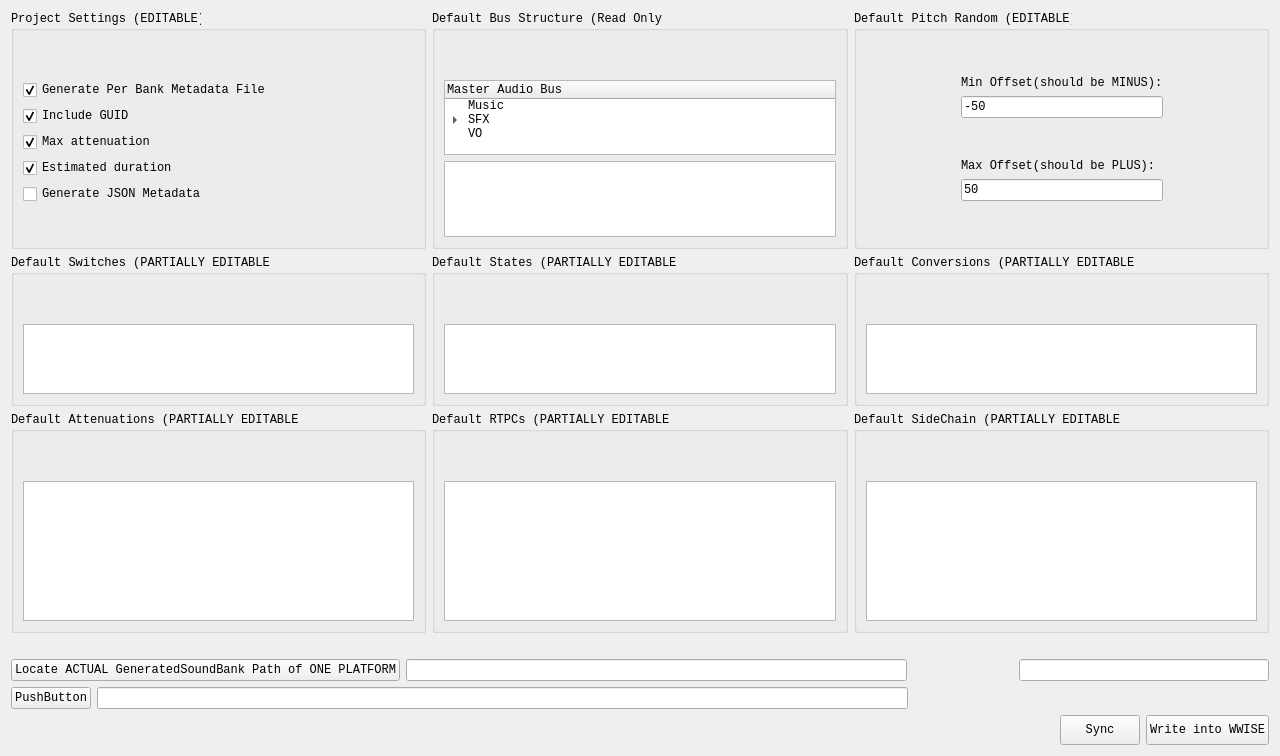
<?xml version="1.0" encoding="UTF-8"?>
<ui version="4.0">
 <class>Form</class>
 <widget class="QWidget" name="Form">
  <property name="geometry">
   <rect>
    <x>0</x>
    <y>0</y>
    <width>1280</width>
    <height>756</height>
   </rect>
  </property>
  <property name="font">
   <font>
    <family>Courier New</family>
   </font>
  </property>
  <property name="windowTitle">
   <string>Initiate Session</string>
  </property>
  <layout class="QVBoxLayout" name="verticalLayout_4">
   <item>
    <layout class="QGridLayout" name="gridLayout">
     <item row="3" column="1">
      <widget class="QGroupBox" name="groupBox_RTPC">
       <property name="title">
        <string>Default RTPCs (PARTIALLY EDITABLE)</string>
       </property>
       <layout class="QVBoxLayout" name="verticalLayout_13">
        <item>
         <widget class="QLabel" name="label_RTPC_Read">
          <property name="text">
           <string/>
          </property>
         </widget>
        </item>
        <item>
         <widget class="QLabel" name="label_RTPC_Write">
          <property name="text">
           <string/>
          </property>
         </widget>
        </item>
        <item>
         <layout class="QVBoxLayout" name="verticalLayout_7">
          <item>
           <widget class="QTableWidget" name="tableWidget_RTPC">
            <property name="minimumSize">
             <size>
              <width>0</width>
              <height>140</height>
             </size>
            </property>
            <property name="font">
             <font>
              <family>Courier New</family>
              <pointsize>8</pointsize>
             </font>
            </property>
            <attribute name="horizontalHeaderCascadingSectionResizes">
             <bool>true</bool>
            </attribute>
            <attribute name="horizontalHeaderStretchLastSection">
             <bool>false</bool>
            </attribute>
            <attribute name="verticalHeaderMinimumSectionSize">
             <number>12</number>
            </attribute>
            <attribute name="verticalHeaderDefaultSectionSize">
             <number>17</number>
            </attribute>
           </widget>
          </item>
         </layout>
        </item>
       </layout>
      </widget>
     </item>
     <item row="0" column="0">
      <widget class="QGroupBox" name="groupBox_ProjectSettings">
       <property name="title">
        <string>Project Settings (EDITABLE)</string>
       </property>
       <layout class="QVBoxLayout" name="verticalLayout">
        <item>
         <widget class="QLabel" name="label_ProjectSettings_Read">
          <property name="text">
           <string/>
          </property>
         </widget>
        </item>
        <item>
         <widget class="QLabel" name="label_ProjectSettings_Write">
          <property name="text">
           <string/>
          </property>
         </widget>
        </item>
        <item>
         <layout class="QVBoxLayout" name="verticalLayout_17">
          <item>
           <widget class="QCheckBox" name="checkbox_GenerateMultipleBanks">
            <property name="text">
             <string>Generate Per Bank Metadata File</string>
            </property>
            <property name="checked">
             <bool>true</bool>
            </property>
           </widget>
          </item>
          <item>
           <widget class="QCheckBox" name="checkbox_SoundBankGeneratePrintGUID">
            <property name="text">
             <string>Include GUID</string>
            </property>
            <property name="checked">
             <bool>true</bool>
            </property>
           </widget>
          </item>
          <item>
           <widget class="QCheckBox" name="checkbox_SoundBankGenerateMaxAttenuationInfo">
            <property name="text">
             <string>Max attenuation</string>
            </property>
            <property name="checked">
             <bool>true</bool>
            </property>
           </widget>
          </item>
          <item>
           <widget class="QCheckBox" name="checkBox_SoundBankGenerateEstimatedDuration">
            <property name="text">
             <string>Estimated duration</string>
            </property>
            <property name="checked">
             <bool>true</bool>
            </property>
           </widget>
          </item>
          <item>
           <widget class="QCheckBox" name="checkbox_GenerateSoundBankJSON">
            <property name="enabled">
             <bool>true</bool>
            </property>
            <property name="text">
             <string>Generate JSON Metadata</string>
            </property>
            <property name="checked">
             <bool>false</bool>
            </property>
           </widget>
          </item>
          <item>
           <spacer name="verticalSpacer_4">
            <property name="orientation">
             <enum>Qt::Vertical</enum>
            </property>
            <property name="sizeHint" stdset="0">
             <size>
              <width>20</width>
              <height>40</height>
             </size>
            </property>
           </spacer>
          </item>
         </layout>
        </item>
       </layout>
      </widget>
     </item>
     <item row="3" column="0">
      <widget class="QGroupBox" name="groupBox_Attenuation">
       <property name="title">
        <string>Default Attenuations (PARTIALLY EDITABLE)</string>
       </property>
       <layout class="QVBoxLayout" name="verticalLayout_15">
        <item>
         <widget class="QLabel" name="label_Attenuation_Read">
          <property name="text">
           <string/>
          </property>
         </widget>
        </item>
        <item>
         <widget class="QLabel" name="label_Attenuation_Write">
          <property name="text">
           <string/>
          </property>
         </widget>
        </item>
        <item>
         <layout class="QVBoxLayout" name="verticalLayout_9">
          <item>
           <widget class="QTableWidget" name="tableWidget_Attenuation">
            <property name="font">
             <font>
              <family>Courier New</family>
              <pointsize>8</pointsize>
             </font>
            </property>
            <attribute name="horizontalHeaderCascadingSectionResizes">
             <bool>true</bool>
            </attribute>
            <attribute name="horizontalHeaderStretchLastSection">
             <bool>false</bool>
            </attribute>
            <attribute name="verticalHeaderMinimumSectionSize">
             <number>12</number>
            </attribute>
            <attribute name="verticalHeaderDefaultSectionSize">
             <number>17</number>
            </attribute>
           </widget>
          </item>
         </layout>
        </item>
       </layout>
      </widget>
     </item>
     <item row="3" column="2">
      <widget class="QGroupBox" name="groupBox_SideChain">
       <property name="title">
        <string>Default SideChain (PARTIALLY EDITABLE)</string>
       </property>
       <layout class="QVBoxLayout" name="verticalLayout_19">
        <item>
         <widget class="QLabel" name="label_SideChain_Read">
          <property name="text">
           <string/>
          </property>
         </widget>
        </item>
        <item>
         <widget class="QLabel" name="label_SideChain_Write">
          <property name="text">
           <string/>
          </property>
         </widget>
        </item>
        <item>
         <layout class="QVBoxLayout" name="verticalLayout_18">
          <item>
           <widget class="QTableWidget" name="tableWidget_SideChain">
            <property name="font">
             <font>
              <family>Courier New</family>
              <pointsize>8</pointsize>
             </font>
            </property>
            <attribute name="horizontalHeaderCascadingSectionResizes">
             <bool>true</bool>
            </attribute>
            <attribute name="horizontalHeaderStretchLastSection">
             <bool>false</bool>
            </attribute>
            <attribute name="verticalHeaderMinimumSectionSize">
             <number>12</number>
            </attribute>
            <attribute name="verticalHeaderDefaultSectionSize">
             <number>17</number>
            </attribute>
           </widget>
          </item>
         </layout>
        </item>
       </layout>
      </widget>
     </item>
     <item row="0" column="2">
      <widget class="QGroupBox" name="groupBox_PitchRandom">
       <property name="title">
        <string>Default Pitch Random (EDITABLE)</string>
       </property>
       <layout class="QVBoxLayout" name="verticalLayout_16">
        <item>
         <layout class="QGridLayout" name="gridLayout_3">
          <item row="2" column="1">
           <widget class="QLineEdit" name="lineEdit_PitchRandom_Min">
            <property name="text">
             <string>-50</string>
            </property>
           </widget>
          </item>
          <item row="4" column="1">
           <widget class="QLabel" name="label_PitchRandom_Max">
            <property name="text">
             <string>Max Offset(should be PLUS):</string>
            </property>
           </widget>
          </item>
          <item row="3" column="1">
           <spacer name="verticalSpacer_2">
            <property name="orientation">
             <enum>Qt::Vertical</enum>
            </property>
            <property name="sizeHint" stdset="0">
             <size>
              <width>20</width>
              <height>40</height>
             </size>
            </property>
           </spacer>
          </item>
          <item row="0" column="1">
           <spacer name="verticalSpacer_3">
            <property name="orientation">
             <enum>Qt::Vertical</enum>
            </property>
            <property name="sizeHint" stdset="0">
             <size>
              <width>20</width>
              <height>40</height>
             </size>
            </property>
           </spacer>
          </item>
          <item row="6" column="1">
           <spacer name="verticalSpacer">
            <property name="orientation">
             <enum>Qt::Vertical</enum>
            </property>
            <property name="sizeHint" stdset="0">
             <size>
              <width>20</width>
              <height>40</height>
             </size>
            </property>
           </spacer>
          </item>
          <item row="1" column="1">
           <widget class="QLabel" name="label_PitchRandom_Min">
            <property name="text">
             <string>Min Offset(should be MINUS):</string>
            </property>
           </widget>
          </item>
          <item row="5" column="1">
           <widget class="QLineEdit" name="lineEdit_PitchRandom_Max">
            <property name="text">
             <string>50</string>
            </property>
           </widget>
          </item>
          <item row="2" column="0">
           <spacer name="horizontalSpacer">
            <property name="orientation">
             <enum>Qt::Horizontal</enum>
            </property>
            <property name="sizeHint" stdset="0">
             <size>
              <width>40</width>
              <height>20</height>
             </size>
            </property>
           </spacer>
          </item>
          <item row="2" column="2">
           <spacer name="horizontalSpacer_2">
            <property name="orientation">
             <enum>Qt::Horizontal</enum>
            </property>
            <property name="sizeHint" stdset="0">
             <size>
              <width>40</width>
              <height>20</height>
             </size>
            </property>
           </spacer>
          </item>
         </layout>
        </item>
       </layout>
      </widget>
     </item>
     <item row="0" column="1">
      <widget class="QGroupBox" name="groupBox_Bus">
       <property name="title">
        <string>Default Bus Structure (Read Only)</string>
       </property>
       <layout class="QVBoxLayout" name="verticalLayout_3">
        <item>
         <widget class="QLabel" name="label_Bus_Read">
          <property name="text">
           <string/>
          </property>
         </widget>
        </item>
        <item>
         <widget class="QLabel" name="label_Bus_Write">
          <property name="text">
           <string/>
          </property>
         </widget>
        </item>
        <item>
         <layout class="QVBoxLayout" name="verticalLayout_2">
          <item>
           <widget class="QTreeWidget" name="treeWidget_Bus">
            <column>
             <property name="text">
              <string>Master Audio Bus</string>
             </property>
            </column>
            <item>
             <property name="text">
              <string>Music</string>
             </property>
            </item>
            <item>
             <property name="text">
              <string>SFX</string>
             </property>
             <item>
              <property name="text">
               <string>Action</string>
              </property>
              <item>
               <property name="text">
                <string>PC</string>
               </property>
              </item>
              <item>
               <property name="text">
                <string>NPC</string>
               </property>
              </item>
             </item>
             <item>
              <property name="text">
               <string>Amb</string>
              </property>
             </item>
             <item>
              <property name="text">
               <string>UI</string>
              </property>
             </item>
            </item>
            <item>
             <property name="text">
              <string>VO</string>
             </property>
            </item>
           </widget>
          </item>
          <item>
           <widget class="QListWidget" name="listWidget_CurrentBusStatus"/>
          </item>
         </layout>
        </item>
       </layout>
      </widget>
     </item>
     <item row="1" column="2">
      <widget class="QGroupBox" name="groupBox_Conversion">
       <property name="title">
        <string>Default Conversions (PARTIALLY EDITABLE)</string>
       </property>
       <layout class="QVBoxLayout" name="verticalLayout_14">
        <item>
         <widget class="QLabel" name="label_Conversion_Read">
          <property name="text">
           <string/>
          </property>
         </widget>
        </item>
        <item>
         <widget class="QLabel" name="label_Conversion_Write">
          <property name="text">
           <string/>
          </property>
         </widget>
        </item>
        <item>
         <layout class="QVBoxLayout" name="verticalLayout_8">
          <item>
           <widget class="QTableWidget" name="tableWidget_Conversion">
            <property name="font">
             <font>
              <family>Courier New</family>
              <pointsize>8</pointsize>
             </font>
            </property>
            <attribute name="horizontalHeaderCascadingSectionResizes">
             <bool>true</bool>
            </attribute>
            <attribute name="horizontalHeaderStretchLastSection">
             <bool>false</bool>
            </attribute>
            <attribute name="verticalHeaderMinimumSectionSize">
             <number>12</number>
            </attribute>
            <attribute name="verticalHeaderDefaultSectionSize">
             <number>17</number>
            </attribute>
           </widget>
          </item>
         </layout>
        </item>
       </layout>
      </widget>
     </item>
     <item row="1" column="0">
      <widget class="QGroupBox" name="groupBox_Switch">
       <property name="title">
        <string>Default Switches (PARTIALLY EDITABLE)</string>
       </property>
       <layout class="QVBoxLayout" name="verticalLayout_11">
        <item>
         <widget class="QLabel" name="label_Switch_Read">
          <property name="text">
           <string/>
          </property>
         </widget>
        </item>
        <item>
         <widget class="QLabel" name="label_Switch_Write">
          <property name="text">
           <string/>
          </property>
         </widget>
        </item>
        <item>
         <layout class="QVBoxLayout" name="verticalLayout_5">
          <item>
           <widget class="QTableWidget" name="tableWidget_Switch">
            <property name="sizePolicy">
             <sizepolicy hsizetype="Expanding" vsizetype="Expanding">
              <horstretch>0</horstretch>
              <verstretch>0</verstretch>
             </sizepolicy>
            </property>
            <property name="font">
             <font>
              <family>Courier New</family>
              <pointsize>8</pointsize>
             </font>
            </property>
            <property name="horizontalScrollBarPolicy">
             <enum>Qt::ScrollBarAsNeeded</enum>
            </property>
            <property name="sizeAdjustPolicy">
             <enum>QAbstractScrollArea::AdjustIgnored</enum>
            </property>
            <attribute name="horizontalHeaderCascadingSectionResizes">
             <bool>true</bool>
            </attribute>
            <attribute name="horizontalHeaderDefaultSectionSize">
             <number>100</number>
            </attribute>
            <attribute name="horizontalHeaderStretchLastSection">
             <bool>false</bool>
            </attribute>
            <attribute name="verticalHeaderMinimumSectionSize">
             <number>12</number>
            </attribute>
            <attribute name="verticalHeaderDefaultSectionSize">
             <number>17</number>
            </attribute>
           </widget>
          </item>
         </layout>
        </item>
       </layout>
      </widget>
     </item>
     <item row="1" column="1">
      <widget class="QGroupBox" name="groupBox_State">
       <property name="title">
        <string>Default States (PARTIALLY EDITABLE)</string>
       </property>
       <layout class="QVBoxLayout" name="verticalLayout_12">
        <item>
         <widget class="QLabel" name="label_State_Read">
          <property name="text">
           <string/>
          </property>
         </widget>
        </item>
        <item>
         <widget class="QLabel" name="label_State_Write">
          <property name="text">
           <string/>
          </property>
         </widget>
        </item>
        <item>
         <layout class="QVBoxLayout" name="verticalLayout_6">
          <item>
           <widget class="QTableWidget" name="tableWidget_State">
            <property name="font">
             <font>
              <family>Courier New</family>
              <pointsize>8</pointsize>
             </font>
            </property>
            <attribute name="horizontalHeaderCascadingSectionResizes">
             <bool>true</bool>
            </attribute>
            <attribute name="horizontalHeaderStretchLastSection">
             <bool>false</bool>
            </attribute>
            <attribute name="verticalHeaderMinimumSectionSize">
             <number>12</number>
            </attribute>
            <attribute name="verticalHeaderDefaultSectionSize">
             <number>17</number>
            </attribute>
           </widget>
          </item>
         </layout>
        </item>
       </layout>
      </widget>
     </item>
    </layout>
   </item>
   <item>
    <spacer name="horizontalSpacer_3">
     <property name="orientation">
      <enum>Qt::Horizontal</enum>
     </property>
     <property name="sizeHint" stdset="0">
      <size>
       <width>40</width>
       <height>20</height>
      </size>
     </property>
    </spacer>
   </item>
   <item>
    <layout class="QHBoxLayout" name="horizontalLayout_2">
     <item>
      <widget class="QPushButton" name="pushButton_ActualGeneratedBankPath">
       <property name="text">
        <string>Locate ACTUAL GeneratedSoundBank Path of ONE PLATFORM</string>
       </property>
      </widget>
     </item>
     <item>
      <widget class="QLineEdit" name="lineEdit_ActualGeneratedBankPath"/>
     </item>
     <item>
      <widget class="QLabel" name="label">
       <property name="minimumSize">
        <size>
         <width>100</width>
         <height>0</height>
        </size>
       </property>
       <property name="text">
        <string/>
       </property>
      </widget>
     </item>
     <item>
      <widget class="QLineEdit" name="lineEdit_AddColumnForTable">
       <property name="minimumSize">
        <size>
         <width>250</width>
         <height>0</height>
        </size>
       </property>
       <property name="maximumSize">
        <size>
         <width>200</width>
         <height>16777215</height>
        </size>
       </property>
      </widget>
     </item>
    </layout>
   </item>
   <item>
    <layout class="QHBoxLayout" name="horizontalLayout_3">
     <item>
      <widget class="QPushButton" name="pushButton_LocatePath_SoundIDSTatusReport">
       <property name="text">
        <string>PushButton</string>
       </property>
      </widget>
     </item>
     <item>
      <widget class="QLineEdit" name="lineEdit_SoundIDSTatusReportPath"/>
     </item>
     <item>
      <widget class="QLabel" name="label_2">
       <property name="minimumSize">
        <size>
         <width>355</width>
         <height>0</height>
        </size>
       </property>
       <property name="text">
        <string/>
       </property>
      </widget>
     </item>
    </layout>
   </item>
   <item>
    <layout class="QHBoxLayout" name="horizontalLayout">
     <item>
      <spacer name="horizontalSpacer_4">
       <property name="orientation">
        <enum>Qt::Horizontal</enum>
       </property>
       <property name="sizeHint" stdset="0">
        <size>
         <width>40</width>
         <height>20</height>
        </size>
       </property>
      </spacer>
     </item>
     <item>
      <widget class="QPushButton" name="pushButton_CheckDiff">
       <property name="minimumSize">
        <size>
         <width>0</width>
         <height>30</height>
        </size>
       </property>
       <property name="text">
        <string>Sync</string>
       </property>
      </widget>
     </item>
     <item>
      <widget class="QPushButton" name="pushButton_WriteIntoWwise">
       <property name="minimumSize">
        <size>
         <width>0</width>
         <height>30</height>
        </size>
       </property>
       <property name="text">
        <string>Write into WWISE</string>
       </property>
      </widget>
     </item>
    </layout>
   </item>
  </layout>
 </widget>
 <resources/>
 <connections/>
</ui>
